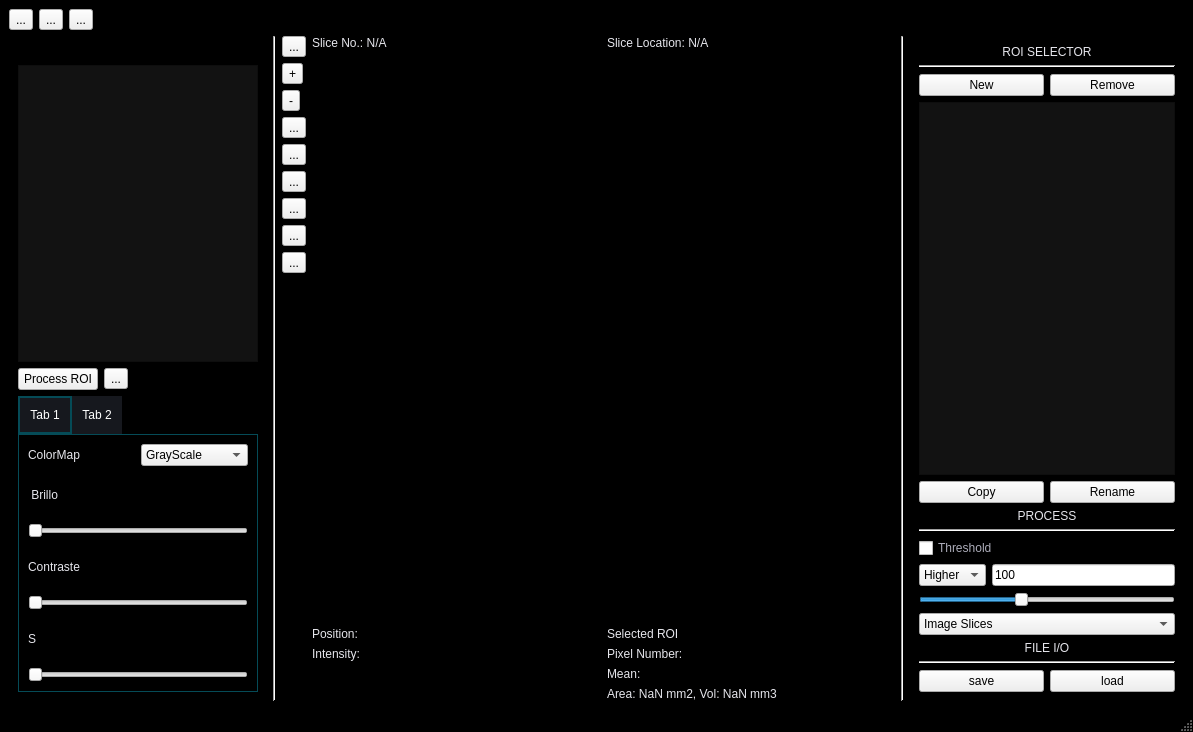
<?xml version="1.0" encoding="UTF-8"?>
<ui version="4.0">
 <class>MainWindow</class>
 <widget class="QMainWindow" name="MainWindow">
  <property name="geometry">
   <rect>
    <x>0</x>
    <y>0</y>
    <width>1193</width>
    <height>732</height>
   </rect>
  </property>
  <property name="windowTitle">
   <string>ImageAnalyzer</string>
  </property>
  <property name="styleSheet">
   <string notr="true">QMainWindow{
background-color: rgb(0, 0, 0);
}
#centralwidget {
background-color: rgb(0, 0, 0);
}

QGraphicsView{
background-color:rgb(0, 0, 0);
}

#tabWidget{
background-color:rgb(0,0,0);
}

QTabBar::tab {
  background: rgb(22, 24, 30);
  color: white;
  padding: 10px;

 }
QTabWidget::pane { 
   border: 1px solid rgb(5, 75, 87);
	background: rgb(0, 0, 0);
}

 QTabBar::tab:selected {
  border: 2px solid rgb(5, 75, 87);
 }

QListWidget{
background-color:rgb(18, 18, 18);
color:rgb(136, 138, 133);
}

#console {
background-color:rgb(18, 18, 18);
}

/*Labels*/
QLabel{
color: rgb(230, 230, 236);
font: 87 bold 11pt &quot;Inter&quot;;
}
#titleLabel{
color:rgb(186, 189, 182)
}

/*QCheckBoxes*/
QCheckBox{
color: rgb(173, 173, 186);
}
</string>
  </property>
  <widget class="QWidget" name="centralwidget">
   <layout class="QVBoxLayout" name="verticalLayout_3">
    <item>
     <layout class="QHBoxLayout" name="horizontalLayout_8">
      <item>
       <widget class="QToolButton" name="openBtn">
        <property name="text">
         <string>...</string>
        </property>
        <property name="icon">
         <iconset>
          <normaloff>icons/folder-open.png</normaloff>icons/folder-open.png</iconset>
        </property>
        <property name="iconSize">
         <size>
          <width>20</width>
          <height>20</height>
         </size>
        </property>
       </widget>
      </item>
      <item>
       <widget class="QToolButton" name="viewsBtn">
        <property name="text">
         <string>...</string>
        </property>
       </widget>
      </item>
      <item>
       <widget class="QToolButton" name="save_im">
        <property name="cursor">
         <cursorShape>PointingHandCursor</cursorShape>
        </property>
        <property name="toolTip">
         <string notr="true" extracomment="Save Image">Save Image</string>
        </property>
        <property name="text">
         <string>...</string>
        </property>
        <property name="icon">
         <iconset>
          <normaloff>../PyQt-Image-Viewer-master/icons/download.png</normaloff>../PyQt-Image-Viewer-master/icons/download.png</iconset>
        </property>
        <property name="iconSize">
         <size>
          <width>20</width>
          <height>20</height>
         </size>
        </property>
       </widget>
      </item>
      <item>
       <spacer name="horizontalSpacer">
        <property name="orientation">
         <enum>Qt::Horizontal</enum>
        </property>
        <property name="sizeHint" stdset="0">
         <size>
          <width>40</width>
          <height>20</height>
         </size>
        </property>
       </spacer>
      </item>
     </layout>
    </item>
    <item>
     <layout class="QHBoxLayout" name="horizontalLayout_6" stretch="2,0,7">
      <item>
       <widget class="QWidget" name="widget" native="true">
        <layout class="QVBoxLayout" name="verticalLayout_4">
         <item>
          <layout class="QHBoxLayout" name="horizontalLayout_5">
           <item>
            <spacer name="horizontalSpacer_3">
             <property name="orientation">
              <enum>Qt::Horizontal</enum>
             </property>
             <property name="sizeHint" stdset="0">
              <size>
               <width>40</width>
               <height>20</height>
              </size>
             </property>
            </spacer>
           </item>
          </layout>
         </item>
         <item>
          <widget class="QListWidget" name="seriesView">
           <property name="tabKeyNavigation">
            <bool>false</bool>
           </property>
           <property name="selectionMode">
            <enum>QAbstractItemView::SingleSelection</enum>
           </property>
          </widget>
         </item>
         <item>
          <layout class="QHBoxLayout" name="horizontalLayout_4">
           <item>
            <widget class="QPushButton" name="process">
             <property name="text">
              <string>Process ROI</string>
             </property>
            </widget>
           </item>
           <item>
            <widget class="QToolButton" name="toolButton">
             <property name="text">
              <string>...</string>
             </property>
            </widget>
           </item>
           <item>
            <spacer name="horizontalSpacer_2">
             <property name="orientation">
              <enum>Qt::Horizontal</enum>
             </property>
             <property name="sizeHint" stdset="0">
              <size>
               <width>40</width>
               <height>20</height>
              </size>
             </property>
            </spacer>
           </item>
          </layout>
         </item>
         <item>
          <widget class="QTabWidget" name="tabWidget">
           <property name="currentIndex">
            <number>0</number>
           </property>
           <widget class="QWidget" name="tab">
            <attribute name="title">
             <string>Tab 1</string>
            </attribute>
            <layout class="QVBoxLayout" name="verticalLayout_9">
             <item>
              <layout class="QHBoxLayout" name="horizontalLayout_9">
               <item>
                <widget class="QLabel" name="label">
                 <property name="text">
                  <string>ColorMap</string>
                 </property>
                </widget>
               </item>
               <item>
                <widget class="QComboBox" name="comboBox">
                 <item>
                  <property name="text">
                   <string>GrayScale</string>
                  </property>
                 </item>
                </widget>
               </item>
              </layout>
             </item>
             <item>
              <layout class="QVBoxLayout" name="verticalLayout_6">
               <item>
                <widget class="QLabel" name="label_3">
                 <property name="text">
                  <string> Brillo       </string>
                 </property>
                </widget>
               </item>
               <item>
                <widget class="QSlider" name="horizontalSlider_2">
                 <property name="orientation">
                  <enum>Qt::Horizontal</enum>
                 </property>
                </widget>
               </item>
              </layout>
             </item>
             <item>
              <layout class="QVBoxLayout" name="verticalLayout_7">
               <item>
                <widget class="QLabel" name="label_2">
                 <property name="text">
                  <string>Contraste</string>
                 </property>
                </widget>
               </item>
               <item>
                <widget class="QSlider" name="horizontalSlider">
                 <property name="orientation">
                  <enum>Qt::Horizontal</enum>
                 </property>
                </widget>
               </item>
              </layout>
             </item>
             <item>
              <layout class="QVBoxLayout" name="verticalLayout_8">
               <item>
                <widget class="QLabel" name="label_4">
                 <property name="text">
                  <string>S</string>
                 </property>
                </widget>
               </item>
               <item>
                <widget class="QSlider" name="horizontalSlider_3">
                 <property name="orientation">
                  <enum>Qt::Horizontal</enum>
                 </property>
                </widget>
               </item>
              </layout>
             </item>
            </layout>
           </widget>
           <widget class="QWidget" name="tab_2">
            <attribute name="title">
             <string>Tab 2</string>
            </attribute>
           </widget>
          </widget>
         </item>
        </layout>
       </widget>
      </item>
      <item>
       <widget class="Line" name="line">
        <property name="orientation">
         <enum>Qt::Vertical</enum>
        </property>
       </widget>
      </item>
      <item>
       <layout class="QHBoxLayout" name="horizontalLayout_2" stretch="0,4">
        <item>
         <layout class="QHBoxLayout" name="horizontalLayout" stretch="1">
          <item>
           <layout class="QVBoxLayout" name="verticalLayout">
            <item>
             <widget class="QToolButton" name="drawBtn">
              <property name="cursor">
               <cursorShape>PointingHandCursor</cursorShape>
              </property>
              <property name="toolTip">
               <string>Mark line</string>
              </property>
              <property name="styleSheet">
               <string notr="true"/>
              </property>
              <property name="text">
               <string>...</string>
              </property>
              <property name="icon">
               <iconset>
                <normaloff>icons/line.png</normaloff>icons/line.png</iconset>
              </property>
              <property name="iconSize">
               <size>
                <width>20</width>
                <height>20</height>
               </size>
              </property>
              <property name="checkable">
               <bool>true</bool>
              </property>
             </widget>
            </item>
            <item>
             <widget class="QToolButton" name="zoomPlusBtn">
              <property name="cursor">
               <cursorShape>PointingHandCursor</cursorShape>
              </property>
              <property name="text">
               <string>+</string>
              </property>
              <property name="icon">
               <iconset>
                <normaloff>icons/zoom-in.png</normaloff>icons/zoom-in.png</iconset>
              </property>
              <property name="iconSize">
               <size>
                <width>20</width>
                <height>20</height>
               </size>
              </property>
             </widget>
            </item>
            <item>
             <widget class="QToolButton" name="zoomMinusBtn">
              <property name="cursor">
               <cursorShape>PointingHandCursor</cursorShape>
              </property>
              <property name="text">
               <string>-</string>
              </property>
              <property name="icon">
               <iconset>
                <normaloff>icons/zoom-out.png</normaloff>icons/zoom-out.png</iconset>
              </property>
              <property name="iconSize">
               <size>
                <width>20</width>
                <height>20</height>
               </size>
              </property>
             </widget>
            </item>
            <item>
             <widget class="QToolButton" name="resetZoomBtn">
              <property name="cursor">
               <cursorShape>PointingHandCursor</cursorShape>
              </property>
              <property name="toolTip">
               <string>Fit Image to Canvas</string>
              </property>
              <property name="text">
               <string>...</string>
              </property>
              <property name="icon">
               <iconset>
                <normaloff>icons/enlarge2.png</normaloff>icons/enlarge2.png</iconset>
              </property>
              <property name="iconSize">
               <size>
                <width>20</width>
                <height>20</height>
               </size>
              </property>
             </widget>
            </item>
            <item>
             <widget class="QToolButton" name="toggle_rect">
              <property name="cursor">
               <cursorShape>PointingHandCursor</cursorShape>
              </property>
              <property name="toolTip">
               <string>Mark rectangular surface</string>
              </property>
              <property name="text">
               <string>...</string>
              </property>
              <property name="icon">
               <iconset>
                <normaloff>icons/rectangle.png</normaloff>icons/rectangle.png</iconset>
              </property>
              <property name="iconSize">
               <size>
                <width>20</width>
                <height>20</height>
               </size>
              </property>
              <property name="checkable">
               <bool>true</bool>
              </property>
             </widget>
            </item>
            <item>
             <widget class="QToolButton" name="dragBtn">
              <property name="cursor">
               <cursorShape>PointingHandCursor</cursorShape>
              </property>
              <property name="toolTip">
               <string>Move Image</string>
              </property>
              <property name="autoFillBackground">
               <bool>false</bool>
              </property>
              <property name="styleSheet">
               <string notr="true"/>
              </property>
              <property name="text">
               <string>...</string>
              </property>
              <property name="icon">
               <iconset>
                <normaloff>icons/move.png</normaloff>icons/move.png</iconset>
              </property>
              <property name="iconSize">
               <size>
                <width>20</width>
                <height>20</height>
               </size>
              </property>
              <property name="checkable">
               <bool>true</bool>
              </property>
              <property name="checked">
               <bool>false</bool>
              </property>
              <property name="toolButtonStyle">
               <enum>Qt::ToolButtonIconOnly</enum>
              </property>
              <property name="autoRaise">
               <bool>false</bool>
              </property>
             </widget>
            </item>
            <item>
             <widget class="QToolButton" name="undo">
              <property name="cursor">
               <cursorShape>PointingHandCursor</cursorShape>
              </property>
              <property name="toolTip">
               <string>Undo</string>
              </property>
              <property name="text">
               <string>...</string>
              </property>
              <property name="icon">
               <iconset>
                <normaloff>icons/undo2.png</normaloff>icons/undo2.png</iconset>
              </property>
              <property name="iconSize">
               <size>
                <width>20</width>
                <height>20</height>
               </size>
              </property>
             </widget>
            </item>
            <item>
             <widget class="QToolButton" name="redo">
              <property name="cursor">
               <cursorShape>PointingHandCursor</cursorShape>
              </property>
              <property name="toolTip">
               <string>Redo</string>
              </property>
              <property name="text">
               <string>...</string>
              </property>
              <property name="icon">
               <iconset>
                <normaloff>icons/redo2.png</normaloff>icons/redo2.png</iconset>
              </property>
              <property name="iconSize">
               <size>
                <width>20</width>
                <height>20</height>
               </size>
              </property>
             </widget>
            </item>
            <item>
             <widget class="QToolButton" name="clearBtn">
              <property name="cursor">
               <cursorShape>PointingHandCursor</cursorShape>
              </property>
              <property name="toolTip">
               <string>Clear All</string>
              </property>
              <property name="text">
               <string>...</string>
              </property>
              <property name="icon">
               <iconset>
                <normaloff>icons/loop2.png</normaloff>icons/loop2.png</iconset>
              </property>
              <property name="iconSize">
               <size>
                <width>20</width>
                <height>20</height>
               </size>
              </property>
             </widget>
            </item>
            <item>
             <spacer name="verticalSpacer">
              <property name="orientation">
               <enum>Qt::Vertical</enum>
              </property>
              <property name="sizeHint" stdset="0">
               <size>
                <width>20</width>
                <height>40</height>
               </size>
              </property>
             </spacer>
            </item>
           </layout>
          </item>
         </layout>
        </item>
        <item>
         <layout class="QVBoxLayout" name="verticalLayout_5" stretch="0,0">
          <item>
           <layout class="QHBoxLayout" name="horizontalLayout_7" stretch="3,1,0">
            <item>
             <layout class="QVBoxLayout" name="verticalLayout_10" stretch="0,1,0">
              <item>
               <layout class="QGridLayout" name="gridLayout_2">
                <item row="0" column="0">
                 <widget class="QLabel" name="sliceNoLabel">
                  <property name="text">
                   <string>Slice No.: N/A</string>
                  </property>
                 </widget>
                </item>
                <item row="0" column="1">
                 <widget class="QLabel" name="label_8">
                  <property name="text">
                   <string>Slice Location: N/A</string>
                  </property>
                 </widget>
                </item>
               </layout>
              </item>
              <item>
               <widget class="QGraphicsView" name="Image">
                <property name="mouseTracking">
                 <bool>true</bool>
                </property>
                <property name="tabletTracking">
                 <bool>false</bool>
                </property>
                <property name="sizeAdjustPolicy">
                 <enum>QAbstractScrollArea::AdjustIgnored</enum>
                </property>
                <property name="transformationAnchor">
                 <enum>QGraphicsView::NoAnchor</enum>
                </property>
                <property name="viewportUpdateMode">
                 <enum>QGraphicsView::SmartViewportUpdate</enum>
                </property>
                <property name="rubberBandSelectionMode">
                 <enum>Qt::ContainsItemShape</enum>
                </property>
               </widget>
              </item>
              <item>
               <layout class="QGridLayout" name="gridLayout">
                <item row="0" column="1">
                 <widget class="QLabel" name="RoiTitle">
                  <property name="text">
                   <string>Selected ROI</string>
                  </property>
                 </widget>
                </item>
                <item row="1" column="0">
                 <widget class="QLabel" name="intensityLabel">
                  <property name="text">
                   <string>Intensity: </string>
                  </property>
                 </widget>
                </item>
                <item row="0" column="0">
                 <widget class="QLabel" name="positionLabel">
                  <property name="text">
                   <string>Position: </string>
                  </property>
                 </widget>
                </item>
                <item row="1" column="1">
                 <widget class="QLabel" name="pixelNumberLabel">
                  <property name="text">
                   <string>Pixel Number:</string>
                  </property>
                 </widget>
                </item>
                <item row="2" column="1">
                 <widget class="QLabel" name="meanLabel">
                  <property name="text">
                   <string>Mean: </string>
                  </property>
                 </widget>
                </item>
                <item row="3" column="1">
                 <widget class="QLabel" name="areaVolLabel">
                  <property name="text">
                   <string>Area: NaN mm2, Vol: NaN mm3</string>
                  </property>
                 </widget>
                </item>
               </layout>
              </item>
             </layout>
            </item>
            <item>
             <widget class="Line" name="line_3">
              <property name="orientation">
               <enum>Qt::Vertical</enum>
              </property>
             </widget>
            </item>
            <item>
             <widget class="QWidget" name="views" native="true">
              <layout class="QVBoxLayout" name="verticalLayout_2">
               <item>
                <widget class="QLabel" name="label_6">
                 <property name="text">
                  <string>ROI SELECTOR</string>
                 </property>
                 <property name="alignment">
                  <set>Qt::AlignCenter</set>
                 </property>
                </widget>
               </item>
               <item>
                <widget class="Line" name="line_5">
                 <property name="orientation">
                  <enum>Qt::Horizontal</enum>
                 </property>
                </widget>
               </item>
               <item>
                <layout class="QHBoxLayout" name="horizontalLayout_12">
                 <item>
                  <widget class="QPushButton" name="newBtn">
                   <property name="text">
                    <string>New</string>
                   </property>
                  </widget>
                 </item>
                 <item>
                  <widget class="QPushButton" name="removeBtn">
                   <property name="text">
                    <string>Remove</string>
                   </property>
                  </widget>
                 </item>
                </layout>
               </item>
               <item>
                <widget class="QListWidget" name="roiList">
                 <property name="selectionMode">
                  <enum>QAbstractItemView::ContiguousSelection</enum>
                 </property>
                </widget>
               </item>
               <item>
                <layout class="QHBoxLayout" name="horizontalLayout_14">
                 <item>
                  <widget class="QPushButton" name="copyBtn">
                   <property name="text">
                    <string>Copy</string>
                   </property>
                  </widget>
                 </item>
                 <item>
                  <widget class="QPushButton" name="renameBtn">
                   <property name="text">
                    <string>Rename</string>
                   </property>
                  </widget>
                 </item>
                </layout>
               </item>
               <item>
                <widget class="QLabel" name="label_5">
                 <property name="text">
                  <string>PROCESS</string>
                 </property>
                 <property name="alignment">
                  <set>Qt::AlignCenter</set>
                 </property>
                </widget>
               </item>
               <item>
                <widget class="Line" name="line_2">
                 <property name="orientation">
                  <enum>Qt::Horizontal</enum>
                 </property>
                </widget>
               </item>
               <item>
                <layout class="QHBoxLayout" name="horizontalLayout_10">
                 <item>
                  <widget class="QCheckBox" name="thresholdCheck">
                   <property name="text">
                    <string>Threshold</string>
                   </property>
                  </widget>
                 </item>
                </layout>
               </item>
               <item>
                <layout class="QHBoxLayout" name="horizontalLayout_13">
                 <item>
                  <widget class="QComboBox" name="thresholdSelector">
                   <item>
                    <property name="text">
                     <string>Higher</string>
                    </property>
                   </item>
                   <item>
                    <property name="text">
                     <string>Lower</string>
                    </property>
                   </item>
                  </widget>
                 </item>
                 <item>
                  <widget class="QLineEdit" name="thresholdEdit">
                   <property name="text">
                    <string>100</string>
                   </property>
                  </widget>
                 </item>
                </layout>
               </item>
               <item>
                <widget class="QSlider" name="thresholdSlider">
                 <property name="sizePolicy">
                  <sizepolicy hsizetype="Preferred" vsizetype="Fixed">
                   <horstretch>0</horstretch>
                   <verstretch>0</verstretch>
                  </sizepolicy>
                 </property>
                 <property name="maximum">
                  <number>255</number>
                 </property>
                 <property name="value">
                  <number>100</number>
                 </property>
                 <property name="orientation">
                  <enum>Qt::Horizontal</enum>
                 </property>
                </widget>
               </item>
               <item>
                <widget class="QComboBox" name="processModality">
                 <item>
                  <property name="text">
                   <string>Image Slices</string>
                  </property>
                 </item>
                 <item>
                  <property name="text">
                   <string>Selected ROIs</string>
                  </property>
                 </item>
                </widget>
               </item>
               <item>
                <widget class="QLabel" name="label_7">
                 <property name="text">
                  <string>FILE I/O</string>
                 </property>
                 <property name="alignment">
                  <set>Qt::AlignCenter</set>
                 </property>
                </widget>
               </item>
               <item>
                <widget class="Line" name="line_4">
                 <property name="orientation">
                  <enum>Qt::Horizontal</enum>
                 </property>
                </widget>
               </item>
               <item>
                <layout class="QHBoxLayout" name="horizontalLayout_11">
                 <item>
                  <widget class="QPushButton" name="saveBtn">
                   <property name="text">
                    <string>save</string>
                   </property>
                  </widget>
                 </item>
                 <item>
                  <widget class="QPushButton" name="loadBtn">
                   <property name="text">
                    <string>load</string>
                   </property>
                  </widget>
                 </item>
                </layout>
               </item>
              </layout>
             </widget>
            </item>
           </layout>
          </item>
          <item>
           <layout class="QHBoxLayout" name="horizontalLayout_3"/>
          </item>
         </layout>
        </item>
       </layout>
      </item>
     </layout>
    </item>
   </layout>
  </widget>
  <widget class="QMenuBar" name="menubar">
   <property name="geometry">
    <rect>
     <x>0</x>
     <y>0</y>
     <width>1193</width>
     <height>27</height>
    </rect>
   </property>
  </widget>
  <widget class="QStatusBar" name="statusbar"/>
 </widget>
 <resources/>
 <connections/>
</ui>
